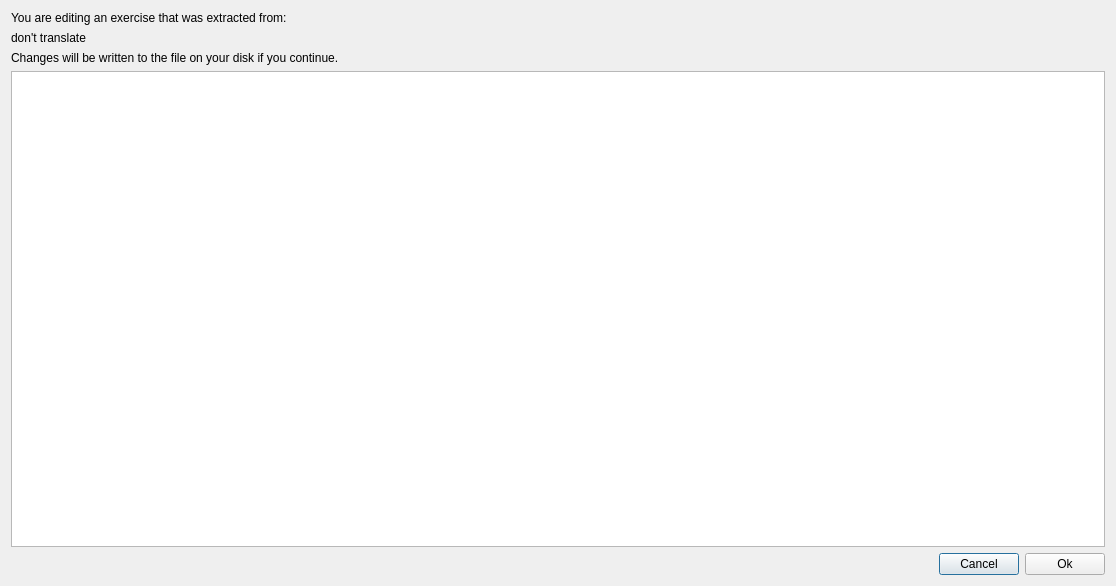
<?xml version="1.0" encoding="UTF-8"?>
<ui version="4.0">
 <class>Dialog</class>
 <widget class="QDialog" name="Dialog">
  <property name="geometry">
   <rect>
    <x>0</x>
    <y>0</y>
    <width>1116</width>
    <height>586</height>
   </rect>
  </property>
  <property name="windowTitle">
   <string>Edit source</string>
  </property>
  <property name="windowIcon">
   <iconset resource="icones.qrc">
    <normaloff>:/all/icones/TeXamator.png</normaloff>:/all/icones/TeXamator.png</iconset>
  </property>
  <layout class="QGridLayout" name="gridLayout">
   <item row="4" column="0">
    <layout class="QHBoxLayout" name="horizontalLayout">
     <item>
      <spacer name="horizontalSpacer">
       <property name="orientation">
        <enum>Qt::Horizontal</enum>
       </property>
       <property name="sizeHint" stdset="0">
        <size>
         <width>398</width>
         <height>20</height>
        </size>
       </property>
      </spacer>
     </item>
     <item>
      <widget class="QPushButton" name="pushButton_cancel">
       <property name="text">
        <string>Cancel</string>
       </property>
       <property name="icon">
        <iconset resource="icones.qrc">
         <normaloff>:/all/icones/cancel.png</normaloff>:/all/icones/cancel.png</iconset>
       </property>
      </widget>
     </item>
     <item>
      <widget class="QPushButton" name="pushButton_ok">
       <property name="text">
        <string>Ok</string>
       </property>
       <property name="icon">
        <iconset resource="icones.qrc">
         <normaloff>:/all/icones/apply.png</normaloff>:/all/icones/apply.png</iconset>
       </property>
      </widget>
     </item>
    </layout>
   </item>
   <item row="3" column="0">
    <widget class="QTextEdit" name="textEdit"/>
   </item>
   <item row="0" column="0">
    <widget class="QLabel" name="label">
     <property name="text">
      <string>You are editing an exercise that was extracted from:</string>
     </property>
    </widget>
   </item>
   <item row="1" column="0">
    <widget class="QLabel" name="label_source">
     <property name="text">
      <string>don't translate</string>
     </property>
    </widget>
   </item>
   <item row="2" column="0">
    <widget class="QLabel" name="label_2">
     <property name="text">
      <string>Changes will be written to the file on your disk if you continue.</string>
     </property>
    </widget>
   </item>
  </layout>
 </widget>
 <resources>
  <include location="icones.qrc"/>
 </resources>
 <connections>
  <connection>
   <sender>pushButton_cancel</sender>
   <signal>clicked()</signal>
   <receiver>Dialog</receiver>
   <slot>reject()</slot>
   <hints>
    <hint type="sourcelabel">
     <x>535</x>
     <y>363</y>
    </hint>
    <hint type="destinationlabel">
     <x>547</x>
     <y>397</y>
    </hint>
   </hints>
  </connection>
  <connection>
   <sender>pushButton_ok</sender>
   <signal>clicked()</signal>
   <receiver>Dialog</receiver>
   <slot>accept()</slot>
   <hints>
    <hint type="sourcelabel">
     <x>634</x>
     <y>361</y>
    </hint>
    <hint type="destinationlabel">
     <x>669</x>
     <y>454</y>
    </hint>
   </hints>
  </connection>
 </connections>
</ui>
